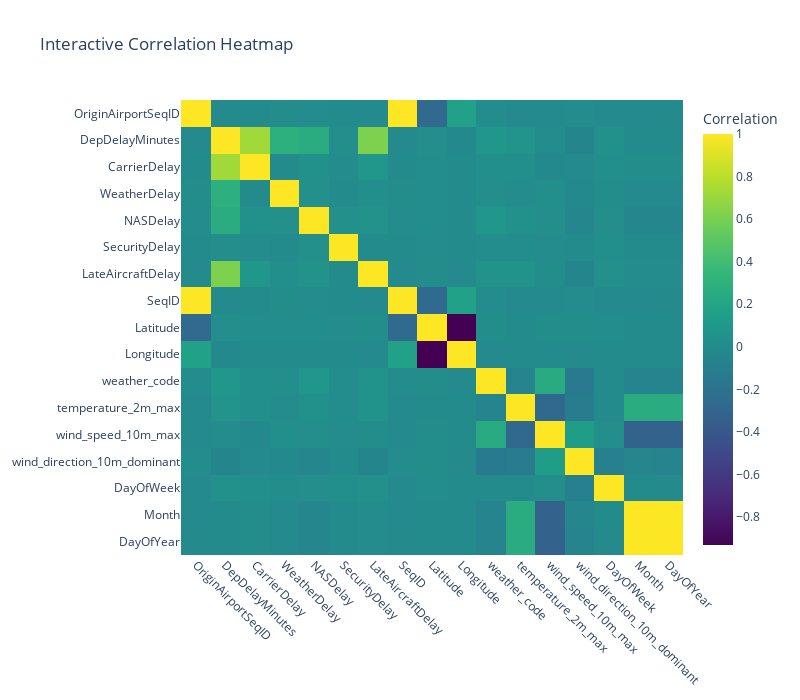

The code cell stored with this chart in its notebook:
### Code cell
import plotly.graph_objects as go

# Heatmap for Correlation Matrix
numerical_cols = df.select_dtypes(include=np.number).columns
sampled_df = df[numerical_cols].sample(n=10000, random_state=42)
correlation_matrix = sampled_df.corr()

fig = go.Figure(
    data=go.Heatmap(
        z=correlation_matrix.values,
        x=correlation_matrix.columns,
        y=correlation_matrix.columns,
        colorscale="Viridis",
        colorbar=dict(title="Correlation"),
    )
)
fig.update_layout(
    title="Interactive Correlation Heatmap",
    xaxis=dict(tickangle=45),
    yaxis=dict(autorange="reversed"),
    width=800,
    height=700,
)
fig.show()

### Figure 1 — Plotly figure (JSON) as saved in the notebook; plotly's stock layout.template omitted (floating-point values rounded to 4 significant figures; data arrays with more than 128 entries replaced by an {"elided": "..."} marker saying what was removed)
{"data": [{"colorbar": {"title": {"text": "Correlation"}}, "colorscale": [[0, "#440154"], [0.1111, "#482878"], [0.2222, "#3e4989"], [0.3333, "#31688e"], [0.4444, "#26828e"], [0.5556, "#1f9e89"], [0.6667, "#35b779"], [0.7778, "#6ece58"], [0.8889, "#b5de2b"], [1, "#fde725"]], "type": "heatmap", "x": ["OriginAirportSeqID", "DepDelayMinutes", "CarrierDelay", "WeatherDelay", "NASDelay", "SecurityDelay", "LateAircraftDelay", "SeqID", "Latitude", "Longitude", "weather_code", "temperature_2m_max", "wind_speed_10m_max", "wind_direction_10m_dominant", "DayOfWeek", "Month", "DayOfYear"], "y": ["OriginAirportSeqID", "DepDelayMinutes", "CarrierDelay", "WeatherDelay", "NASDelay", "SecurityDelay", "LateAircraftDelay", "SeqID", "Latitude", "Longitude", "weather_code", "temperature_2m_max", "wind_speed_10m_max", "wind_direction_10m_dominant", "DayOfWeek", "Month", "DayOfYear"], "z": {"elided": "17x17 float values"}}], "layout": {"height": 700, "title": {"text": "Interactive Correlation Heatmap"}, "width": 800, "xaxis": {"tickangle": 45}, "yaxis": {"autorange": "reversed"}}}
